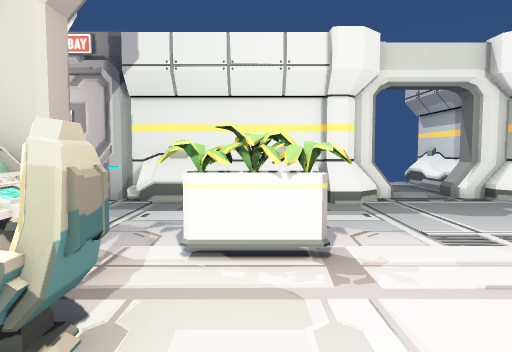
[1] (above)

16 first-person views from a walk through a Unity game level. The camera is 1.2 m above the floor, tilts 4° down and sees 70° across. The floor is counted in squares, 1 m on a side. Each view is taken from the middle of a square. On the plan, view 1 faces up. The plan holds only what a view shows up to about 15 squares ahead; the rest is blank. The player is left out. Some animated figures are left out.

[2]
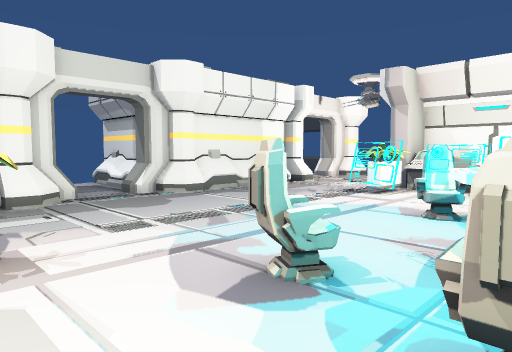

[3]
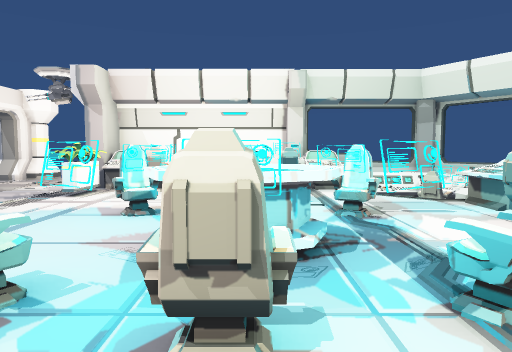

[4]
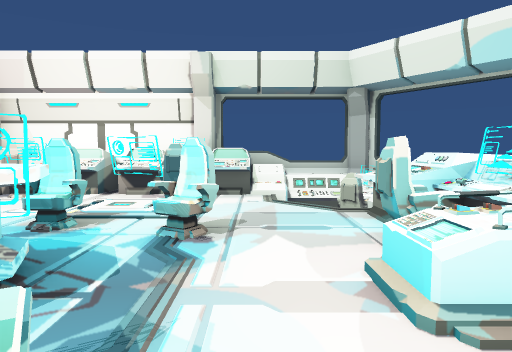

[5]
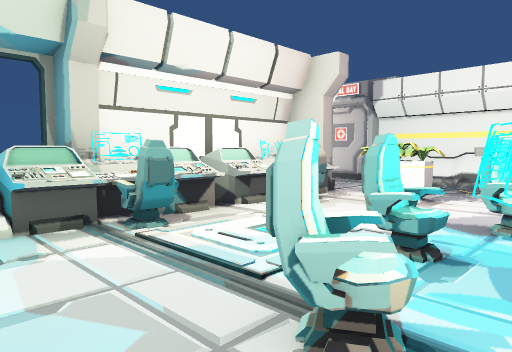

[6]
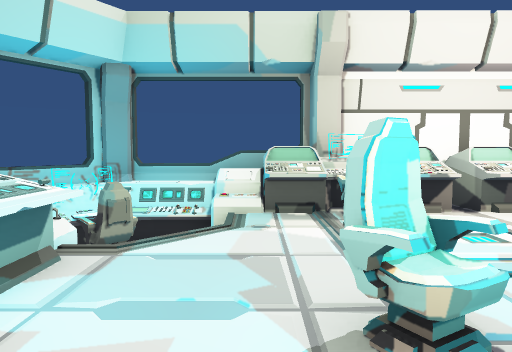

[7]
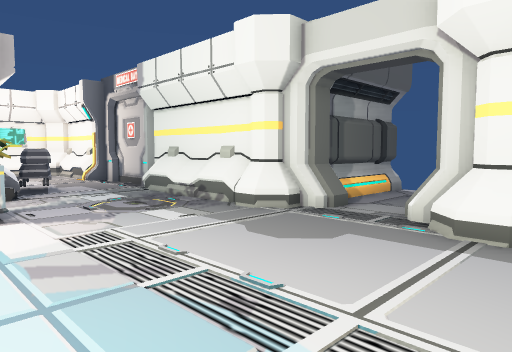

[8]
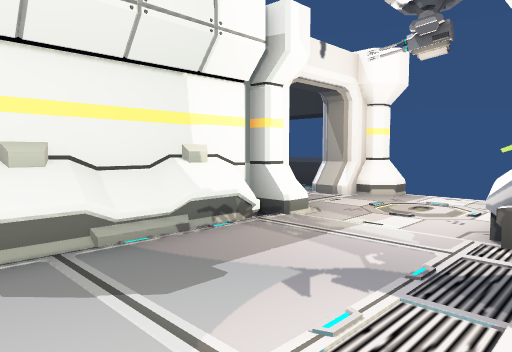

[9]
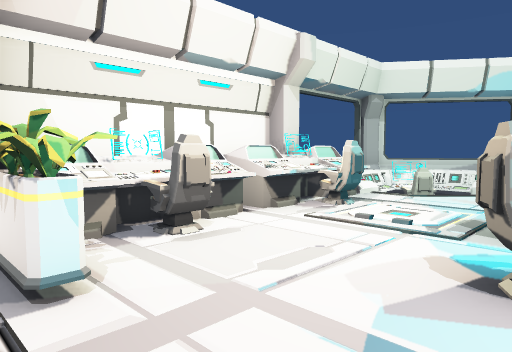

[10]
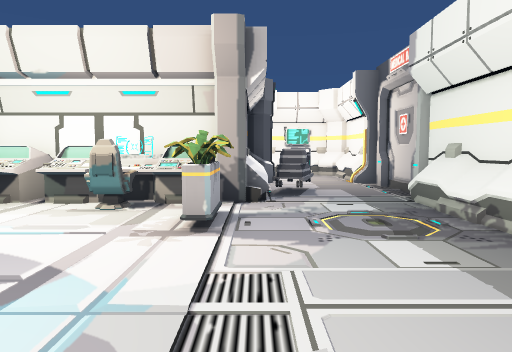

[11]
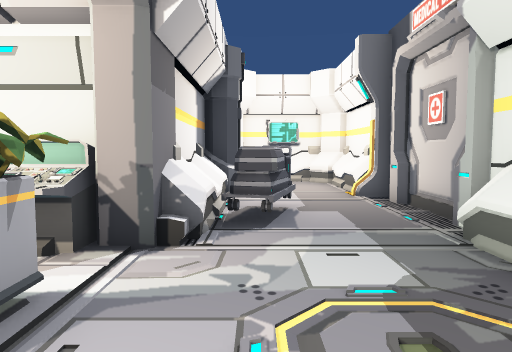

[12]
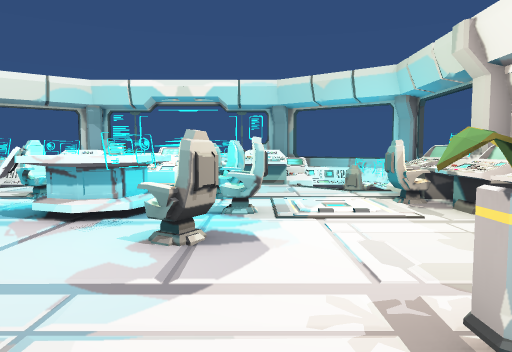

[13]
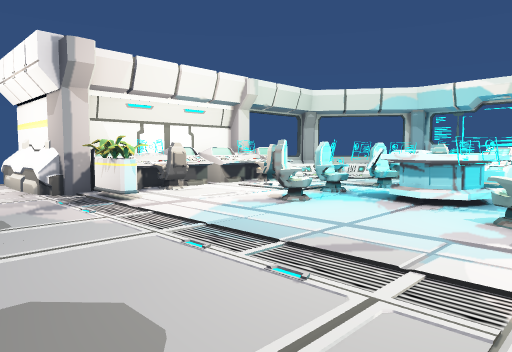

[14]
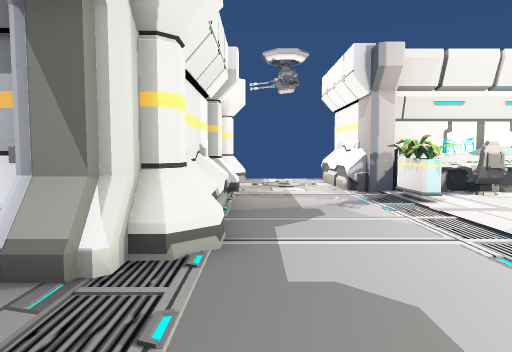

[15]
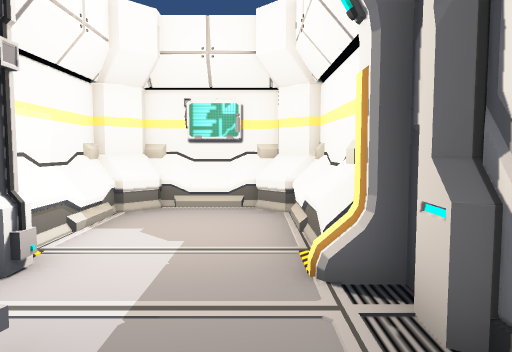

[16]
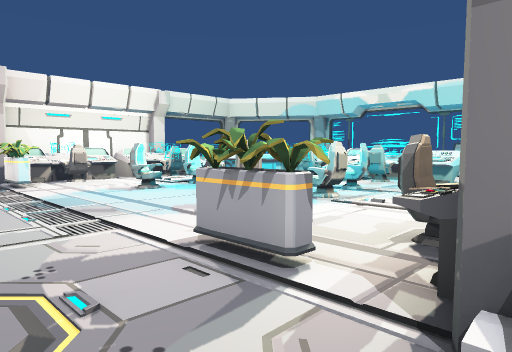

### Floor plan
Key: @ floor where view 1 was taken; # wall or solid block; . floor; / step, stairs or slope; = window, fence, low wall or low ledge; ^ raised ledge; v drop or lower ground; P pillar; C chair; T table; A cart; O other object.
Columns run from 12 left of view 1 to 18 right of it. Each row starts with its distance up from view 1.
 15                #  #
 14                #..#
 13                #..##          =
 12                #..O#          =
 11                #..##          =
 10       ###      #.=#O    #  .##
  9 #####P#.######PP..PP#####P...PP
  8 #.............................
  7 #......A......................
  6 #...O.AAA.....................
  5 ####O#^^##...............#^^^##
  4         ##^OOO........OO^##
  3         #^^.............^^#
  2         #OC.............CO#
  1         #^^....C..CC....^^#
  0         ##^.@..#TTT.....^##
 -1         #^^....CT TC....^^#
 -2         #^OC....#T#C....CO#
 -3         #^^....CC.CC....^^#
 -4         ^^^.............^^^
 -5         ^^=//....=....//=^^
 -6         ^^CCv^^C.=CC^^vCC^^
 -7         ##CC^^^O#^#O^^^CO##
 -8          ###^^      ^ ####
 -9           #^           ^#

Where each view was taken, in squares from view 1:
view 1: 0 up, 0 right, facing up
view 2: 1 down, 0 right, facing up-right
view 3: 1 down, 0 right, facing right
view 4: 4 down, 2 right, facing right
view 5: 5 down, 4 right, facing up-left
view 6: 4 down, 5 right, facing left
view 7: 3 up, 8 right, facing up-left
view 8: 4 up, 7 right, facing up-right
view 9: 5 up, 7 right, facing down-right
view 10: 5 up, 6 right, facing left
view 11: 6 up, 2 right, facing left
view 12: 6 up, 2 right, facing down
view 13: 8 up, 2 right, facing down-right
view 14: 8 up, 2 right, facing right
view 15: 8 up, 4 left, facing left
view 16: 7 up, 3 left, facing down-right
